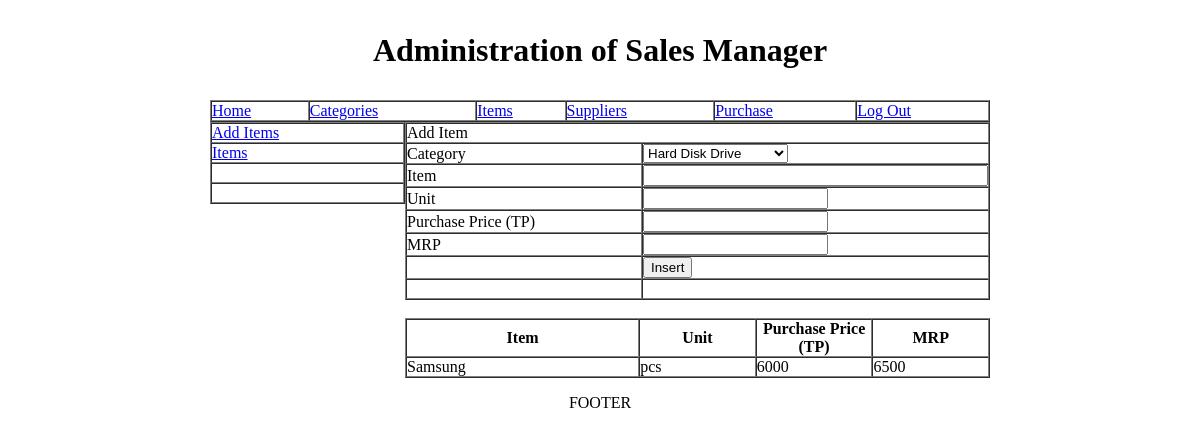
/items_add.php?category_id=3 (signed in), run on the app's committed database.
### tables this page shows
CREATE TABLE IF NOT EXISTS `items` (
  `item_id` int(11) NOT NULL auto_increment,
  `item_name` varchar(255) NOT NULL,
  `category_id` int(11) NOT NULL,
  `mesure_unit` varchar(50) NOT NULL,
  `purchase_price` float NOT NULL,
  `mrp` float NOT NULL,
  PRIMARY KEY  (`item_id`)
);

### items_add.php (the view, shortened to what this page needs)
<!DOCTYPE html PUBLIC "-//W3C//DTD XHTML 1.0 Transitional//EN" "http://www.w3.org/TR/xhtml1/DTD/xhtml1-transitional.dtd">
<html xmlns="http://www.w3.org/1999/xhtml">
<head>
<link rel="stylesheet" href="style/style.css" type="text/css" />
</head>
<body>
<table width="780" border="0" align="center" cellpadding="0" cellspacing="0">
  <tr>
    <td height="100" colspan="2" align="center"><?php include('common_files/header.php'); ?></td>
  </tr>
  <tr>
    <td colspan="2" align="center" valign="top">
      <?php include('common_files/top_menu.php'); ?>
    </td>
  </tr>
  <tr>
    <td width="25%" valign="top"><?php include('common_files/items_submenu.php'); ?></td>
    <td valign="top">
	<form name="frm" action="items_add_action.php" method="post" onsubmit="return validate_item(this)">
	<table width="100%" border="1" align="center" cellpadding="0" cellspacing="0">
      <tr>
        <td colspan="2">Add Item </td>
        </tr>
      <tr>
        <td width="50%">Category</td>
        <td width="50%">
		<select name="category_id" id="category_id">
			<?php
				$sql = 'SELECT * FROM `categories` ORDER BY category';
				$con = connect_db();
				$result = mysql_query($sql, $con);
				if($result && (mysql_num_rows($result) > 0) ) {
					while($data = mysql_fetch_array($result)) {
					?>
   <option value="<?=$data['category_id']?>" <?=($_REQUEST['category_id'] == $data['category_id']) ? "selected" : ""?> ><?=$data['category']?></option>
					<?php
					}
				}
			?>
        </select>		</td>
      </tr>
      <tr>
        <td>Item</td>
        <td><input name="item_name" type="text" id="item_name" size="40" /></td>
      </tr>
      <tr>
        <td>Unit</td>
        <td><input name="mesure_unit" type="text" id="mesure_unit" /></td>
      </tr>
      <tr>
        <td>Purchase Price (TP) </td>
        <td><input name="purchase_price" type="text" id="purchase_price" class="right_align" /></td>
      </tr>
      <tr>
        <td>MRP</td>
        <td><input name="mrp" type="text" id="mrp" class="right_align" /></td>
      </tr>
      <tr>
        <td>&nbsp;</td>
        <td><input name="btnsubmit" type="submit" id="btnsubmit" value="Insert" /></td>
      </tr>
      <tr>
        <td>&nbsp;</td>
        <td>&nbsp;</td>
      </tr>
    </table>
	</form>
	<br />
	<?php
	if($_REQUEST['category_id']) {
		$sql = 'SELECT * FROM items WHERE category_id = ' . $_REQUEST['category_id'];
		$result = mysql_query($sql, $con);
		if($result && (mysql_num_rows($result) > 0) ) {
	?>
	<table width="100%" border="1" align="center" cellpadding="0" cellspacing="0">
          <tr>
            <th width="40%">Item  </th>
            <th width="20%">Unit</th>
            <th width="20%">Purchase Price (TP) </th>
            <th width="20%">MRP</th>
          </tr>
		  <?php
		  while($data = mysql_fetch_array($result)) {
		  ?>
          <tr>
            <td><?=$data['item_name']?></td>
            <td><?=$data['mesure_unit']?></td>
            <td><?=$data['purchase_price']?></td>
            <td><?=$data['mrp']?></td>
          </tr>
		  <?php
		  }
		  ?>
      </table>
	  <?php
	  }
	  else {
	  	?>
		<p align="center">No item found in this category.</p>
		<?php
		}
	  }
	  ?>
	</td>
  </tr>
  <tr>
    <td height="50" colspan="2" align="center"><?php include('common_files/footer.php'); ?></td>
  </tr>
</table>
</body>
</html>

### style/style.css (style rules this page uses)
body { margin:0; padding:0; border:0; }
.right_align { text-align:right; }

### data on the page
items: item_name "Samsung", mesure_unit "pcs", purchase_price "6000", mrp "6500"

### other printed values
APP_TITLE "Sales Manager"
form field category_id "Hard Disk Drive"
